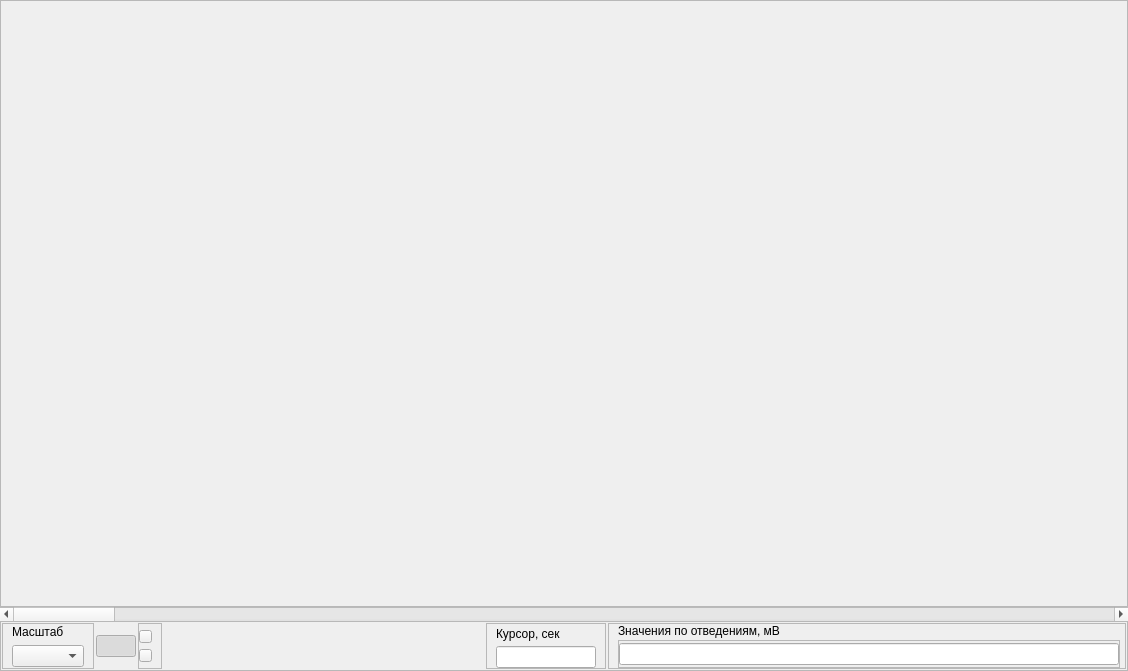
<?xml version="1.0" encoding="UTF-8"?>
<ui version="4.0">
 <class>MyogramSignalVisualWidget</class>
 <widget class="QWidget" name="MyogramSignalVisualWidget">
  <property name="geometry">
   <rect>
    <x>0</x>
    <y>0</y>
    <width>1128</width>
    <height>671</height>
   </rect>
  </property>
  <property name="windowTitle">
   <string>Form</string>
  </property>
  <layout class="QVBoxLayout" name="verticalLayout">
   <property name="spacing">
    <number>0</number>
   </property>
   <property name="leftMargin">
    <number>0</number>
   </property>
   <property name="topMargin">
    <number>0</number>
   </property>
   <property name="rightMargin">
    <number>0</number>
   </property>
   <property name="bottomMargin">
    <number>0</number>
   </property>
   <item>
    <widget class="QFrame" name="frGraph">
     <property name="frameShape">
      <enum>QFrame::StyledPanel</enum>
     </property>
     <property name="frameShadow">
      <enum>QFrame::Raised</enum>
     </property>
     <layout class="QVBoxLayout" name="verticalLayout_3">
      <property name="spacing">
       <number>2</number>
      </property>
      <property name="leftMargin">
       <number>1</number>
      </property>
      <property name="topMargin">
       <number>1</number>
      </property>
      <property name="rightMargin">
       <number>1</number>
      </property>
      <property name="bottomMargin">
       <number>1</number>
      </property>
      <item>
       <widget class="AreaGraph" name="wgtGraph" native="true">
        <property name="mouseTracking">
         <bool>true</bool>
        </property>
       </widget>
      </item>
     </layout>
    </widget>
   </item>
   <item>
    <widget class="QScrollBar" name="sbSignal">
     <property name="orientation">
      <enum>Qt::Horizontal</enum>
     </property>
    </widget>
   </item>
   <item>
    <widget class="QFrame" name="frToolbar">
     <property name="sizePolicy">
      <sizepolicy hsizetype="Preferred" vsizetype="Fixed">
       <horstretch>0</horstretch>
       <verstretch>0</verstretch>
      </sizepolicy>
     </property>
     <property name="frameShape">
      <enum>QFrame::StyledPanel</enum>
     </property>
     <property name="frameShadow">
      <enum>QFrame::Raised</enum>
     </property>
     <layout class="QHBoxLayout" name="horizontalLayout">
      <property name="spacing">
       <number>2</number>
      </property>
      <property name="leftMargin">
       <number>1</number>
      </property>
      <property name="topMargin">
       <number>1</number>
      </property>
      <property name="rightMargin">
       <number>1</number>
      </property>
      <property name="bottomMargin">
       <number>1</number>
      </property>
      <item>
       <widget class="QFrame" name="frScale">
        <property name="frameShape">
         <enum>QFrame::StyledPanel</enum>
        </property>
        <property name="frameShadow">
         <enum>QFrame::Raised</enum>
        </property>
        <layout class="QVBoxLayout" name="verticalLayout_2">
         <property name="topMargin">
          <number>1</number>
         </property>
         <property name="bottomMargin">
          <number>1</number>
         </property>
         <item>
          <widget class="QLabel" name="lblScale">
           <property name="text">
            <string>Масштаб</string>
           </property>
          </widget>
         </item>
         <item>
          <widget class="QComboBox" name="cbScale">
           <property name="maxVisibleItems">
            <number>15</number>
           </property>
          </widget>
         </item>
        </layout>
       </widget>
      </item>
      <item>
       <widget class="QPushButton" name="btnFullSignal">
        <property name="text">
         <string/>
        </property>
        <property name="icon">
         <iconset resource="../../../../../kernel.qrc">
          <normaloff>:/images/Tools/FullSignal.png</normaloff>:/images/Tools/FullSignal.png</iconset>
        </property>
        <property name="iconSize">
         <size>
          <width>22</width>
          <height>22</height>
         </size>
        </property>
        <property name="checkable">
         <bool>true</bool>
        </property>
        <property name="checked">
         <bool>true</bool>
        </property>
       </widget>
      </item>
      <item>
       <widget class="QFrame" name="frFullSignal">
        <property name="frameShape">
         <enum>QFrame::StyledPanel</enum>
        </property>
        <property name="frameShadow">
         <enum>QFrame::Raised</enum>
        </property>
        <layout class="QVBoxLayout" name="verticalLayout_5">
         <property name="spacing">
          <number>0</number>
         </property>
         <property name="leftMargin">
          <number>0</number>
         </property>
         <property name="topMargin">
          <number>0</number>
         </property>
         <property name="bottomMargin">
          <number>0</number>
         </property>
         <item>
          <widget class="QPushButton" name="btnHScalePlus">
           <property name="maximumSize">
            <size>
             <width>13</width>
             <height>13</height>
            </size>
           </property>
           <property name="text">
            <string/>
           </property>
           <property name="icon">
            <iconset resource="../../../../../kernel.qrc">
             <normaloff>:/images/Tools/Plus_10.png</normaloff>:/images/Tools/Plus_10.png</iconset>
           </property>
           <property name="iconSize">
            <size>
             <width>9</width>
             <height>9</height>
            </size>
           </property>
          </widget>
         </item>
         <item>
          <widget class="QPushButton" name="btnHScaleMinus">
           <property name="maximumSize">
            <size>
             <width>13</width>
             <height>13</height>
            </size>
           </property>
           <property name="text">
            <string/>
           </property>
           <property name="icon">
            <iconset resource="../../../../../kernel.qrc">
             <normaloff>:/images/Tools/Minus_10.png</normaloff>:/images/Tools/Minus_10.png</iconset>
           </property>
           <property name="iconSize">
            <size>
             <width>10</width>
             <height>10</height>
            </size>
           </property>
          </widget>
         </item>
        </layout>
       </widget>
      </item>
      <item>
       <spacer name="horizontalSpacer">
        <property name="orientation">
         <enum>Qt::Horizontal</enum>
        </property>
        <property name="sizeHint" stdset="0">
         <size>
          <width>40</width>
          <height>20</height>
         </size>
        </property>
       </spacer>
      </item>
      <item>
       <widget class="QFrame" name="frCursor">
        <property name="sizePolicy">
         <sizepolicy hsizetype="Fixed" vsizetype="Preferred">
          <horstretch>0</horstretch>
          <verstretch>0</verstretch>
         </sizepolicy>
        </property>
        <property name="frameShape">
         <enum>QFrame::StyledPanel</enum>
        </property>
        <property name="frameShadow">
         <enum>QFrame::Raised</enum>
        </property>
        <layout class="QVBoxLayout" name="verticalLayout_4">
         <property name="spacing">
          <number>2</number>
         </property>
         <property name="topMargin">
          <number>0</number>
         </property>
         <property name="bottomMargin">
          <number>0</number>
         </property>
         <item>
          <widget class="QLabel" name="lblCursor">
           <property name="text">
            <string>Курсор, сек</string>
           </property>
          </widget>
         </item>
         <item>
          <widget class="QLineEdit" name="edCursor">
           <property name="maximumSize">
            <size>
             <width>100</width>
             <height>16777215</height>
            </size>
           </property>
           <property name="readOnly">
            <bool>true</bool>
           </property>
          </widget>
         </item>
        </layout>
       </widget>
      </item>
      <item>
       <widget class="QFrame" name="frValues">
        <property name="sizePolicy">
         <sizepolicy hsizetype="Fixed" vsizetype="Preferred">
          <horstretch>0</horstretch>
          <verstretch>0</verstretch>
         </sizepolicy>
        </property>
        <property name="frameShape">
         <enum>QFrame::StyledPanel</enum>
        </property>
        <property name="frameShadow">
         <enum>QFrame::Raised</enum>
        </property>
        <layout class="QVBoxLayout" name="verticalLayout_6">
         <property name="spacing">
          <number>2</number>
         </property>
         <property name="topMargin">
          <number>0</number>
         </property>
         <property name="rightMargin">
          <number>5</number>
         </property>
         <property name="bottomMargin">
          <number>0</number>
         </property>
         <item>
          <widget class="QLabel" name="lblvalues">
           <property name="text">
            <string>Значения по отведениям, мВ</string>
           </property>
          </widget>
         </item>
         <item>
          <widget class="QFrame" name="frValuesVal">
           <property name="frameShape">
            <enum>QFrame::StyledPanel</enum>
           </property>
           <property name="frameShadow">
            <enum>QFrame::Raised</enum>
           </property>
           <layout class="QHBoxLayout" name="horizontalLayout_2">
            <property name="spacing">
             <number>3</number>
            </property>
            <property name="leftMargin">
             <number>0</number>
            </property>
            <property name="topMargin">
             <number>2</number>
            </property>
            <property name="rightMargin">
             <number>0</number>
            </property>
            <property name="bottomMargin">
             <number>2</number>
            </property>
            <item>
             <widget class="QLineEdit" name="edValue">
              <property name="minimumSize">
               <size>
                <width>500</width>
                <height>0</height>
               </size>
              </property>
              <property name="maximumSize">
               <size>
                <width>100</width>
                <height>16777215</height>
               </size>
              </property>
             </widget>
            </item>
           </layout>
          </widget>
         </item>
        </layout>
       </widget>
      </item>
     </layout>
    </widget>
   </item>
  </layout>
 </widget>
 <customwidgets>
  <customwidget>
   <class>AreaGraph</class>
   <extends>QWidget</extends>
   <header location="global">areagraph.h</header>
   <container>1</container>
  </customwidget>
 </customwidgets>
 <resources>
  <include location="../../../../../kernel.qrc"/>
 </resources>
 <connections>
  <connection>
   <sender>cbScale</sender>
   <signal>currentIndexChanged(int)</signal>
   <receiver>MyogramSignalVisualWidget</receiver>
   <slot>scaleChange(int)</slot>
   <hints>
    <hint type="sourcelabel">
     <x>62</x>
     <y>587</y>
    </hint>
    <hint type="destinationlabel">
     <x>790</x>
     <y>35</y>
    </hint>
   </hints>
  </connection>
  <connection>
   <sender>btnFullSignal</sender>
   <signal>clicked(bool)</signal>
   <receiver>MyogramSignalVisualWidget</receiver>
   <slot>btnFulSignalClicked(bool)</slot>
   <hints>
    <hint type="sourcelabel">
     <x>109</x>
     <y>583</y>
    </hint>
    <hint type="destinationlabel">
     <x>792</x>
     <y>73</y>
    </hint>
   </hints>
  </connection>
  <connection>
   <sender>btnHScaleMinus</sender>
   <signal>clicked()</signal>
   <receiver>MyogramSignalVisualWidget</receiver>
   <slot>btnMinusClicked()</slot>
   <hints>
    <hint type="sourcelabel">
     <x>138</x>
     <y>591</y>
    </hint>
    <hint type="destinationlabel">
     <x>791</x>
     <y>106</y>
    </hint>
   </hints>
  </connection>
  <connection>
   <sender>btnHScalePlus</sender>
   <signal>clicked()</signal>
   <receiver>MyogramSignalVisualWidget</receiver>
   <slot>btnPlusClicked()</slot>
   <hints>
    <hint type="sourcelabel">
     <x>141</x>
     <y>575</y>
    </hint>
    <hint type="destinationlabel">
     <x>794</x>
     <y>140</y>
    </hint>
   </hints>
  </connection>
  <connection>
   <sender>sbSignal</sender>
   <signal>sliderMoved(int)</signal>
   <receiver>MyogramSignalVisualWidget</receiver>
   <slot>signalScroll(int)</slot>
   <hints>
    <hint type="sourcelabel">
     <x>434</x>
     <y>549</y>
    </hint>
    <hint type="destinationlabel">
     <x>792</x>
     <y>174</y>
    </hint>
   </hints>
  </connection>
 </connections>
 <slots>
  <slot>scaleChange(int)</slot>
  <slot>btnFulSignalClicked(bool)</slot>
  <slot>btnMinusClicked()</slot>
  <slot>btnPlusClicked()</slot>
  <slot>signalScroll(int)</slot>
 </slots>
</ui>
